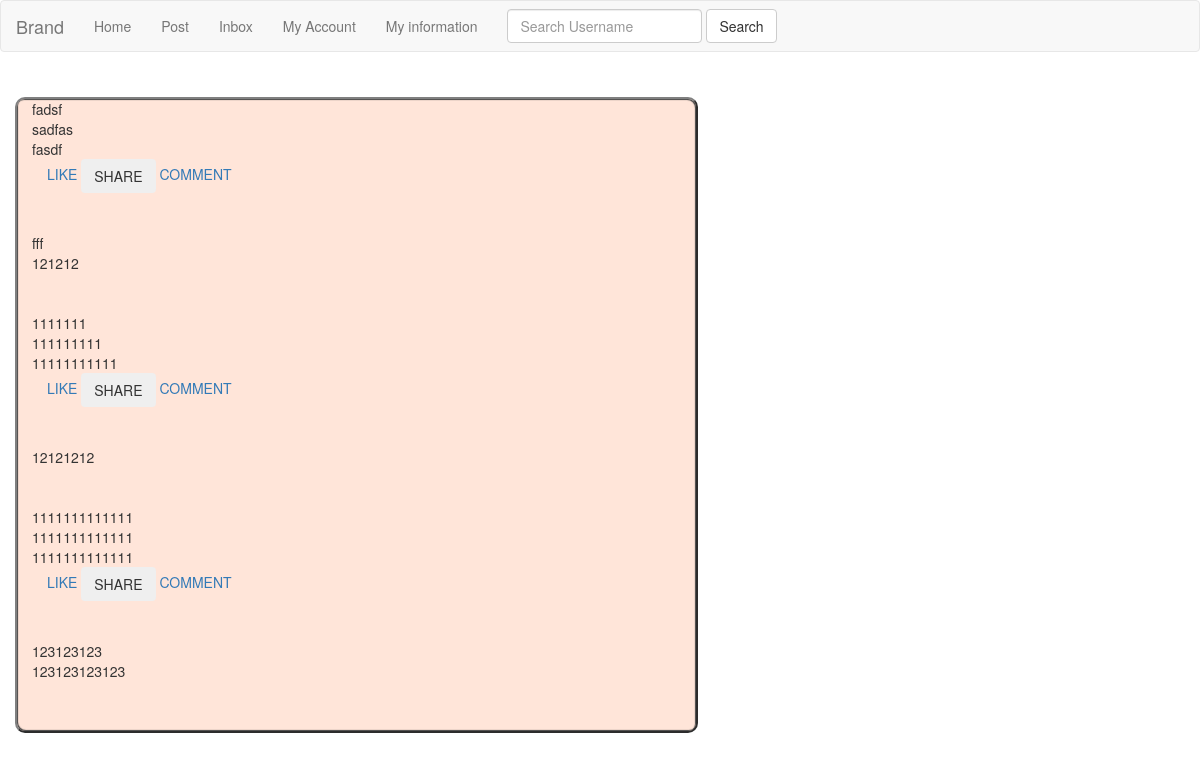
Before: /authors/cao/posts (signed in) with the older database file.
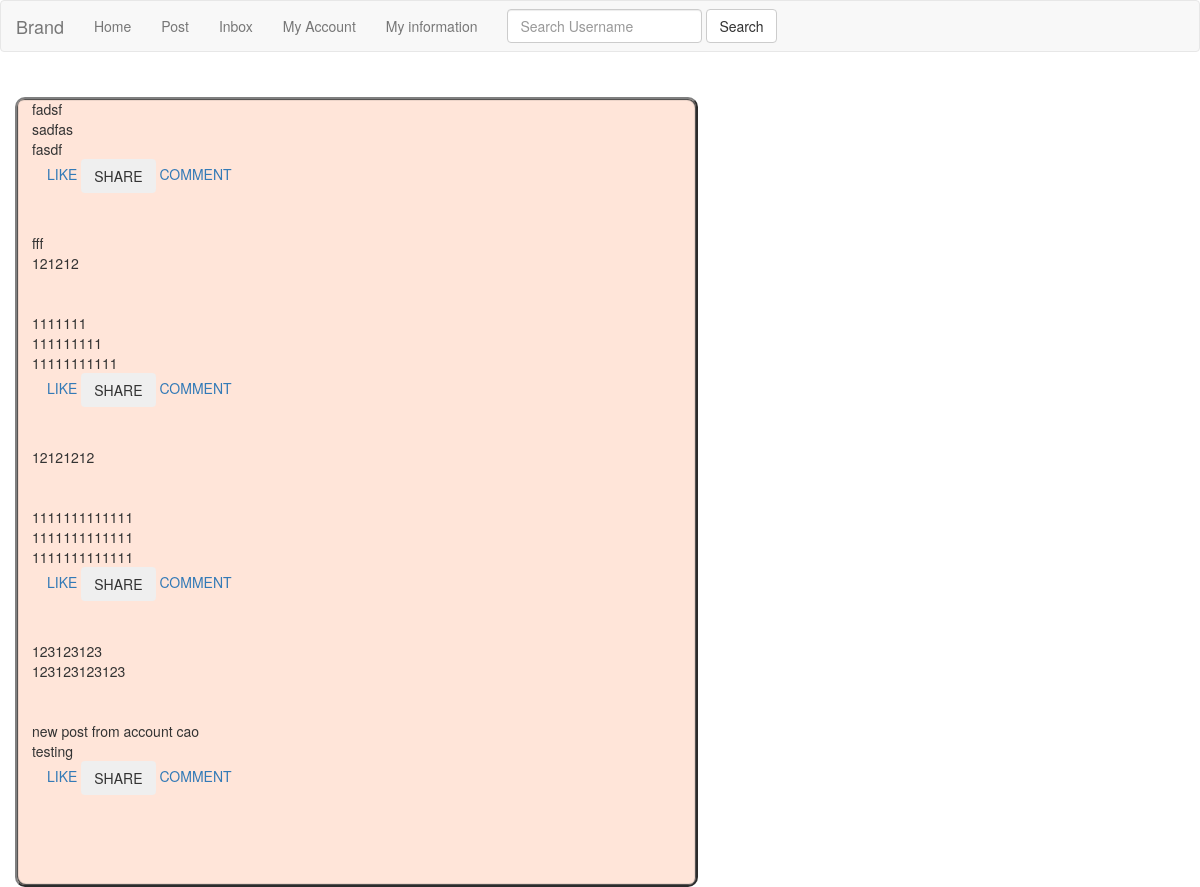
After: the same page with the newer database file.
### post/models.py (models this page shows, shortened)
class Post(models.Model):
    type = models.CharField(default='post', max_length=200)
    title = models.CharField(max_length=200,null=True, blank=True)
    uuid = models.UUIDField(default=uuid.uuid4, primary_key=True, editable=False,unique=True)
    id = models.CharField(max_length=200, null=True)
    source = models.CharField(max_length=200,null=True)
    origin = models.CharField(max_length=200,null=True)
    description = models.TextField(null=True, blank=True)
    content = models.CharField(max_length=256, null=True, blank=True)
    Categories = models.CharField(max_length=100, default="")
    CONTENT_CHOICES = [("text/plain", "Plaintext"),
                       ("text/markdown", "Markdown"),
                       ("application/base64", "app"),
                       ("image/png;base64", "png"),
                       ("image/jpeg;base64", "jpeg")]
    contentType = models.CharField(max_length=30, choices=CONTENT_CHOICES,default = ("text/plain", "Plaintext"))
    TEXT_CHOICES = [("text/plain", "Plaintext"),
                       ("text/markdown", "Markdown")]
    textType = models.CharField(max_length=30, choices=TEXT_CHOICES, default = ("text/plain", "Plaintext"))
    author = models.ForeignKey(single_author,related_name='posts',on_delete=models.CASCADE,blank=True, null=True)
    count = models.IntegerField(default=0)
    published = models.DateTimeField(auto_now_add=True, null=True)
    VISIBILITY_CHOICES = [("PUBLIC", "Public"), ("FRIENDS", "Friends"),
                          ("PRIVATE", "Specific friend")]
    visibility = models.CharField(max_length=7,
                                  choices=VISIBILITY_CHOICES,
                                  default="PUBLIC")
    post_image = models.ImageField(null=True, blank=True, upload_to='images/')
    unlisted = models.BooleanField(default=False)

class Comment(models.Model):
    type = "comment"
    uuid = models.UUIDField(default=uuid.uuid4, primary_key=True, editable=False, unique=True)
    id = models.CharField(max_length=200, null=True)
    post = models.ForeignKey(Post, on_delete=models.CASCADE, null=True)
    author = models.ForeignKey(single_author,related_name='comment',on_delete=models.CASCADE,blank=True, null=True)
    comment = models.TextField(max_length=256, null=True, blank=True)
    CONTENT_CHOICES = [("text/plain", "Plaintext"),
                       ("text/markdown", "Markdown")]
    contentType = models.CharField(max_length=30, choices=CONTENT_CHOICES,default = ("text/plain", "Plaintext"))
    published = models.DateTimeField(auto_now_add=True, null=True)

### post/views.py (the view, shortened to what this page needs)
# urls.py: path("authors/<str:userId>/posts",views.home_page,name="home-page"),
@login_required(login_url='/login/')
def home_page(request,userId):
    booleanOfalert = False
    all_posts = Post.objects.filter(unlisted=False, visibility="PUBLIC")
    post_comments_dict = {}
    for post in all_posts:
        oneListComment = Comment.objects.filter(post__uuid = post.uuid)
        post_comments_dict[post] = oneListComment
    return render(request,"post/index.html",{
        "booleanOfalert":booleanOfalert,
        "post_comments_dict": post_comments_dict,
        "all_posts": all_posts,
        "userId": userId
    })

### post/templates/post/index.html (shortened to what this page needs)
{% extends 'base.html' %} {% load static %}
{% block header%}
{% include "navbar.html" %}
{% endblock %} {% block content %}
<div class="container I_followed">
  <div class="row">
    <div
      class="col-xs-6 col-sm-6 col-md-7 border-3"
      style="
        background-color: #ffe5d9;
        box-shadow: inset 1px -1px 1px #444, inset -1px 1px 1px #444;
        margin-top: 25px;
        border: 2px solid grey;
        border-style: outset;
        border-radius: 10px;
      "
    >
    <ul class = "list-unstyled">
      {% for post,comment in post_comments_dict.items %}
          <li>{{ post.title }}</li>
          <li>{{ post.content }}</li>
          <li>{{ post.description }}</li>
          <div class = "container">{% include "post/button.html" %}</div>
          {% for each_comment in comment %}
            <li>{{ each_comment.comment}}</li>
          {% endfor %}
      {% endfor %}
      </ul>
    </div>
{% endblock %}

### templates/base.html (shortened to what this page needs)
<!DOCTYPE html>
<html lang="en">
  <head>
    <link
      rel="stylesheet"
      href="https://stackpath.bootstrapcdn.com/bootstrap/3.4.1/css/bootstrap.min.css"
    />
  </head>
  <body>
    {% block header %} {% endblock %} {%block content%} {%endblock%}
  </body>
</html>

### templates/navbar.html (shortened to what this page needs)
<nav class="navbar navbar-default">
  <div class="container-fluid">
    <div class="navbar-header">
      <a class="navbar-brand" href="#">Brand</a>
    </div>
    <div class="collapse navbar-collapse" id="bs-example-navbar-collapse-1">
      <ul class="nav navbar-nav">
        <li>
          <a href={% url "home-page" userId %}>Home<span class="sr-only">(current)</span></a>
        </li>
        <li><a href={% url "create-page" userId %}>Post</a></li>
        <li><a href={% url "inbox-page" userId %}>Inbox</a></li>
        <li><a href={% url "profile-page" userId %}>My Account</a></li>
        <li><a href={% url "information-page" userId %}>My information</a></li>
      </ul>
      <form class="navbar-form navbar-left" method="POST" action={% url 'home-page' userId%}>
        <div class="form-group">
          <input type="text" class="form-control" placeholder="Search Username" name="searched"/>
        </div>
        <button type="submit" class="btn btn-default">Search</button>
      </form>
    </div>
  </div>
</nav>

### post/templates/post/button.html
<a href={% url "like-page" userId post.uuid %} class="button">LIKE</a>
<button type="button" class="btn btn-outline-secondary">SHARE</button>
<a href={% url "comment-page" userId post.uuid %} class="button">COMMENT</a>

Changed rows visible on the page:
added Post: title "new post from account cao", description "testing"
